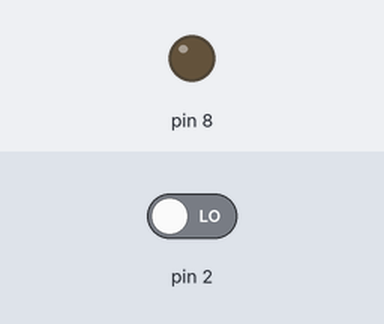
Bench run of a sketch on a simulated Arduino Uno, built with avr-gcc and run on an emulated ATmega328P. Parts: output pins drawn as LEDs (lit = HIGH). The inputs (shaded band) are chosen by the test bench; at power-on: pin 2 LOW.

Above: at 1.2 s.
1.3 s: pin 2 driven HIGH
At 2.0 s:
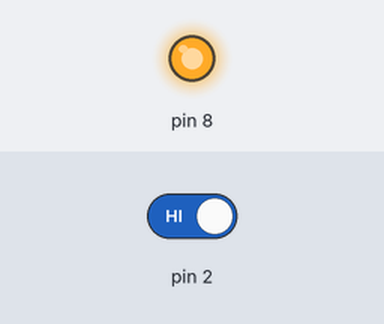
4.3 s: pin 2 driven LOW
At 6.3 s:
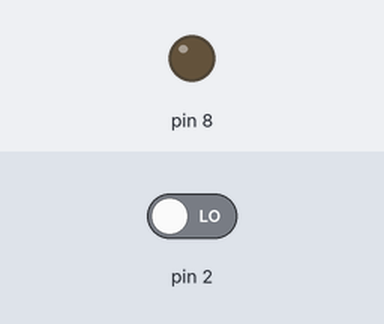
Timing chart, 0 to 7.8 s (numbered marks = the images above; inputs shaded):
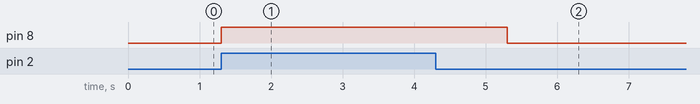

Measured:
- after the input at 1.3 s, pin 8: LOW → HIGH at once
- after the input at 4.3 s, pin 8: HIGH → LOW after 1.0 s

The sketch:

Task1.1.5.ino
```cpp
void setup() {
  pinMode(2, INPUT);
  pinMode(8, OUTPUT);
  Serial.begin(9600);
}

void loop() {
  int Sound = digitalRead(2);

  if (Sound == HIGH) {
    digitalWrite(8, HIGH);
    delay(2000);
    digitalWrite(8, LOW);
  }
}
```
